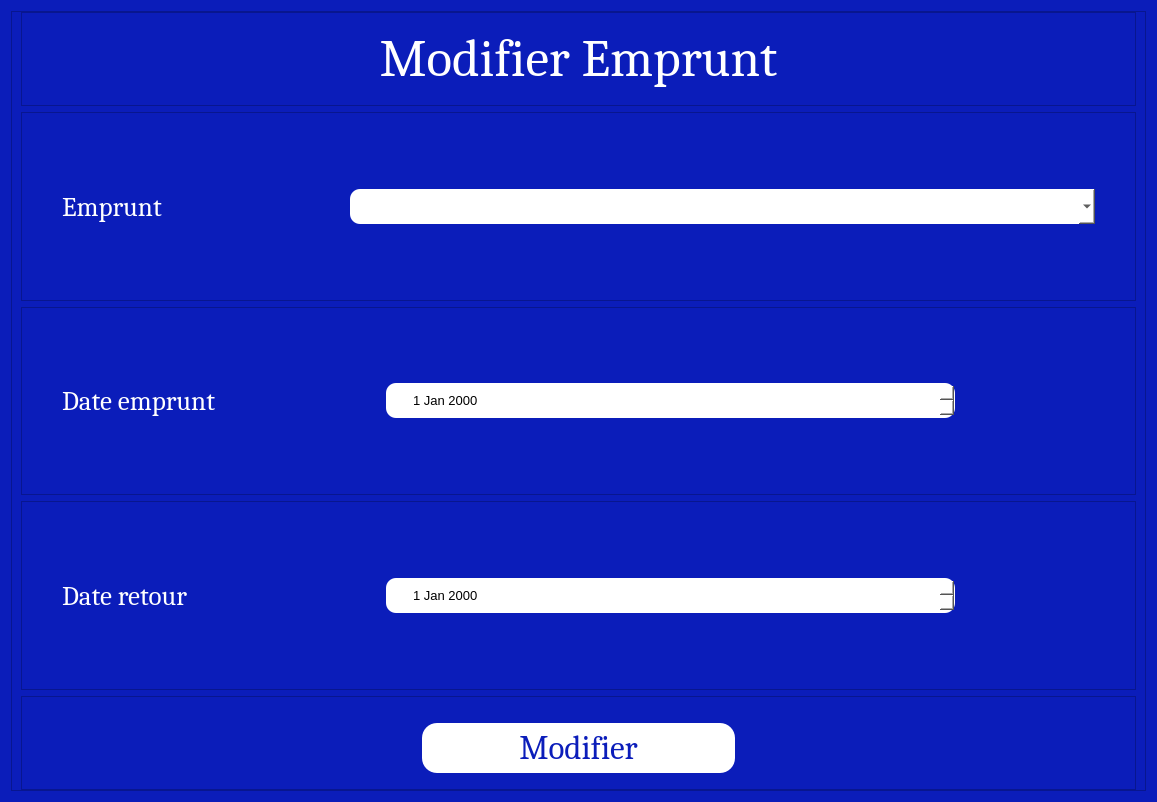
<?xml version="1.0" encoding="UTF-8"?>
<ui version="4.0">
 <class>Dialog</class>
 <widget class="QDialog" name="Dialog">
  <property name="geometry">
   <rect>
    <x>0</x>
    <y>0</y>
    <width>1157</width>
    <height>802</height>
   </rect>
  </property>
  <property name="windowTitle">
   <string>Dialog</string>
  </property>
  <property name="styleSheet">
   <string notr="true">background-color:#0b1dba;
color:white;
</string>
  </property>
  <layout class="QVBoxLayout" name="verticalLayout">
   <item>
    <widget class="QFrame" name="frame">
     <property name="styleSheet">
      <string notr="true"/>
     </property>
     <property name="frameShape">
      <enum>QFrame::StyledPanel</enum>
     </property>
     <property name="frameShadow">
      <enum>QFrame::Raised</enum>
     </property>
     <layout class="QVBoxLayout" name="verticalLayout_2" stretch="1,2,2,2,1">
      <property name="topMargin">
       <number>0</number>
      </property>
      <property name="bottomMargin">
       <number>0</number>
      </property>
      <item>
       <widget class="QFrame" name="frame_6">
        <property name="font">
         <font>
          <family>Cambria</family>
          <pointsize>40</pointsize>
          <weight>9</weight>
          <italic>false</italic>
          <bold>false</bold>
         </font>
        </property>
        <property name="styleSheet">
         <string notr="true">font: 75 40pt &quot;Cambria&quot;;</string>
        </property>
        <property name="frameShape">
         <enum>QFrame::StyledPanel</enum>
        </property>
        <property name="frameShadow">
         <enum>QFrame::Raised</enum>
        </property>
        <layout class="QHBoxLayout" name="horizontalLayout">
         <property name="topMargin">
          <number>5</number>
         </property>
         <property name="bottomMargin">
          <number>5</number>
         </property>
         <item>
          <widget class="QLabel" name="label">
           <property name="font">
            <font>
             <family>Cambria</family>
             <pointsize>40</pointsize>
             <weight>9</weight>
             <italic>false</italic>
             <bold>false</bold>
            </font>
           </property>
           <property name="text">
            <string>Modifier Emprunt</string>
           </property>
           <property name="alignment">
            <set>Qt::AlignCenter</set>
           </property>
          </widget>
         </item>
        </layout>
       </widget>
      </item>
      <item>
       <widget class="QFrame" name="frame_4">
        <property name="frameShape">
         <enum>QFrame::StyledPanel</enum>
        </property>
        <property name="frameShadow">
         <enum>QFrame::Raised</enum>
        </property>
        <layout class="QHBoxLayout" name="horizontalLayout_2" stretch="1,3">
         <property name="spacing">
          <number>40</number>
         </property>
         <property name="leftMargin">
          <number>40</number>
         </property>
         <property name="topMargin">
          <number>20</number>
         </property>
         <property name="rightMargin">
          <number>40</number>
         </property>
         <property name="bottomMargin">
          <number>20</number>
         </property>
         <item>
          <widget class="QLabel" name="label_2">
           <property name="font">
            <font>
             <family>Cambria</family>
             <pointsize>20</pointsize>
             <weight>9</weight>
             <italic>false</italic>
             <bold>false</bold>
            </font>
           </property>
           <property name="styleSheet">
            <string notr="true">font: 75 20pt &quot;Cambria&quot;;</string>
           </property>
           <property name="text">
            <string>Emprunt</string>
           </property>
          </widget>
         </item>
         <item>
          <widget class="QComboBox" name="comboBox_emprunt">
           <property name="font">
            <font>
             <pointsize>10</pointsize>
            </font>
           </property>
           <property name="cursor">
            <cursorShape>PointingHandCursor</cursorShape>
           </property>
           <property name="styleSheet">
            <string notr="true">height:35px;
border-radius:10px;
padding-left:25px;
background-color:white;
color:black;
</string>
           </property>
          </widget>
         </item>
        </layout>
       </widget>
      </item>
      <item>
       <widget class="QFrame" name="frame_9">
        <property name="frameShape">
         <enum>QFrame::StyledPanel</enum>
        </property>
        <property name="frameShadow">
         <enum>QFrame::Raised</enum>
        </property>
        <layout class="QHBoxLayout" name="horizontalLayout_8" stretch="1,2">
         <property name="spacing">
          <number>40</number>
         </property>
         <property name="leftMargin">
          <number>40</number>
         </property>
         <property name="topMargin">
          <number>5</number>
         </property>
         <property name="rightMargin">
          <number>180</number>
         </property>
         <property name="bottomMargin">
          <number>5</number>
         </property>
         <item>
          <widget class="QLabel" name="label_7">
           <property name="font">
            <font>
             <family>Cambria</family>
             <pointsize>20</pointsize>
             <weight>9</weight>
             <italic>false</italic>
             <bold>false</bold>
            </font>
           </property>
           <property name="styleSheet">
            <string notr="true">font: 75 20pt &quot;Cambria&quot;;</string>
           </property>
           <property name="text">
            <string>Date emprunt</string>
           </property>
           <property name="alignment">
            <set>Qt::AlignLeading|Qt::AlignLeft|Qt::AlignVCenter</set>
           </property>
          </widget>
         </item>
         <item>
          <widget class="QDateEdit" name="dateEdit">
           <property name="font">
            <font>
             <pointsize>10</pointsize>
            </font>
           </property>
           <property name="cursor">
            <cursorShape>PointingHandCursor</cursorShape>
           </property>
           <property name="styleSheet">
            <string notr="true">height:35px;
border-radius:10px;
padding-left:25px;
background-color:white;
color:black;
</string>
           </property>
          </widget>
         </item>
        </layout>
       </widget>
      </item>
      <item>
       <widget class="QFrame" name="frame_11">
        <property name="frameShape">
         <enum>QFrame::StyledPanel</enum>
        </property>
        <property name="frameShadow">
         <enum>QFrame::Raised</enum>
        </property>
        <layout class="QHBoxLayout" name="horizontalLayout_10" stretch="1,2">
         <property name="spacing">
          <number>40</number>
         </property>
         <property name="leftMargin">
          <number>40</number>
         </property>
         <property name="topMargin">
          <number>5</number>
         </property>
         <property name="rightMargin">
          <number>180</number>
         </property>
         <property name="bottomMargin">
          <number>5</number>
         </property>
         <item>
          <widget class="QLabel" name="label_9">
           <property name="font">
            <font>
             <family>Cambria</family>
             <pointsize>20</pointsize>
             <weight>9</weight>
             <italic>false</italic>
             <bold>false</bold>
            </font>
           </property>
           <property name="styleSheet">
            <string notr="true">font: 75 20pt &quot;Cambria&quot;;</string>
           </property>
           <property name="text">
            <string>Date retour</string>
           </property>
           <property name="alignment">
            <set>Qt::AlignLeading|Qt::AlignLeft|Qt::AlignVCenter</set>
           </property>
          </widget>
         </item>
         <item>
          <widget class="QDateEdit" name="dateEdit_2">
           <property name="font">
            <font>
             <pointsize>10</pointsize>
            </font>
           </property>
           <property name="cursor">
            <cursorShape>PointingHandCursor</cursorShape>
           </property>
           <property name="styleSheet">
            <string notr="true">height:35px;
border-radius:10px;
padding-left:25px;
background-color:white;
color:black;
</string>
           </property>
          </widget>
         </item>
        </layout>
       </widget>
      </item>
      <item>
       <widget class="QFrame" name="frame_2">
        <property name="frameShape">
         <enum>QFrame::StyledPanel</enum>
        </property>
        <property name="frameShadow">
         <enum>QFrame::Raised</enum>
        </property>
        <layout class="QHBoxLayout" name="horizontalLayout_5" stretch="0">
         <property name="leftMargin">
          <number>400</number>
         </property>
         <property name="topMargin">
          <number>20</number>
         </property>
         <property name="rightMargin">
          <number>400</number>
         </property>
         <item>
          <widget class="QPushButton" name="Modifier">
           <property name="font">
            <font>
             <family>Cambria</family>
             <pointsize>25</pointsize>
             <weight>9</weight>
             <italic>false</italic>
             <bold>false</bold>
            </font>
           </property>
           <property name="cursor">
            <cursorShape>PointingHandCursor</cursorShape>
           </property>
           <property name="styleSheet">
            <string notr="true">background-color:white;
color:#0b1dba;
border-radius:15px;
height:50;
font: 75 25pt &quot;Cambria&quot;;
</string>
           </property>
           <property name="text">
            <string>Modifier</string>
           </property>
          </widget>
         </item>
        </layout>
       </widget>
      </item>
     </layout>
    </widget>
   </item>
  </layout>
 </widget>
 <resources/>
 <connections/>
</ui>
